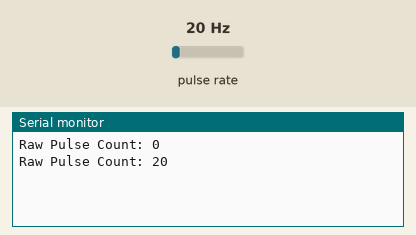
Bench run of a sketch on a simulated Arduino Uno, built with avr-gcc and run on an emulated ATmega328P. On the bench: the last lines printed to the serial monitor. Wiring (inferred from the names in the program): pulse sensor: data pin 2. The inputs (shaded band) are chosen by the test bench; at power-on: pulse rate 20 Hz.

Above: at 1.2 s.
1.3 s: pulse rate (sensor on pin 2) set to 4 Hz
At 2.6 s:
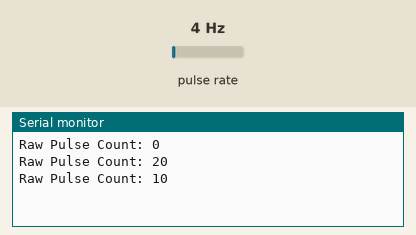
2.8 s: pulse rate (sensor on pin 2) set to 50 Hz
At 3.8 s:
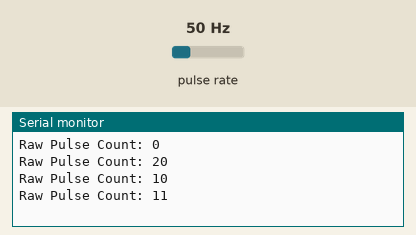
Timing chart, 0 to 5.8 s (numbered marks = the images above; inputs shaded):
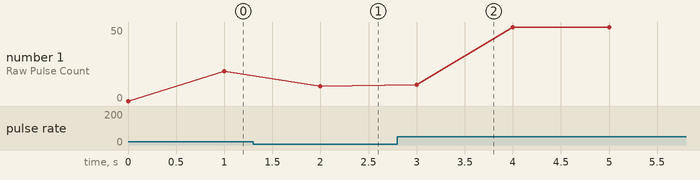

The sketch:

sketch_dec03a.ino
```cpp
const int flowSensorPin = 2; // Digital pin to which the flow sensor is connected
volatile int pulseCount = 0; // Measure the number of pulses

void setup() {
  Serial.begin(9600);
  pinMode(flowSensorPin, INPUT);
  attachInterrupt(digitalPinToInterrupt(flowSensorPin), pulseCounter, FALLING);
}

void loop() {
  // Your main code here

  // Read and print the raw pulse count
  int rawPulseCount = pulseCount;
  Serial.print("Raw Pulse Count: ");
  Serial.println(rawPulseCount);

  // Reset the pulse count after reading
  pulseCount = 0;

  delay(1000); // Adjust the delay based on your application
}

void pulseCounter() {
  pulseCount++;
}
```

Measured:
- after the input at 1.3 s, the serial monitor: prints a new line after 0.70 s (image 1)
- after the input at 2.8 s, the serial monitor: prints a new line after 0.20 s (image 2)
- plotted number 1: 20 → 10 after the input at 1.3 s, 10 → 50 after the input at 2.8 s
